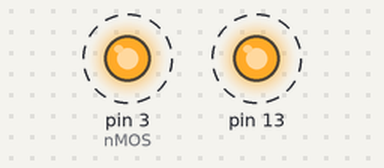
Recording of a sketch running on a simulated Arduino Uno, built with avr-gcc and run on an emulated ATmega328P. Parts: output pins drawn as LEDs (lit = HIGH). Dashed ring = blinking.

Above: at 0.3 s.
Timing chart, 0 to 3.5 s (numbered marks = the images above):
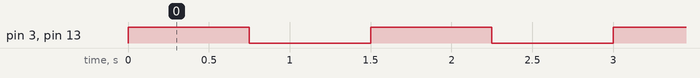

Measured:
- by itself, pin 3 (nMOS), pin 13: alternates HIGH for 0.75 s and LOW for 0.75 s

The sketch:

MOSFET.ino
```cpp
const int nMOS = 3;

void setup() {
  pinMode(nMOS, OUTPUT);
  pinMode(13, OUTPUT);
}

void loop() {
  digitalWrite(nMOS, HIGH);
  digitalWrite(13, HIGH);
  delay(750);
  digitalWrite(nMOS, LOW);
  digitalWrite(13, LOW);
  delay(750);
}
```
